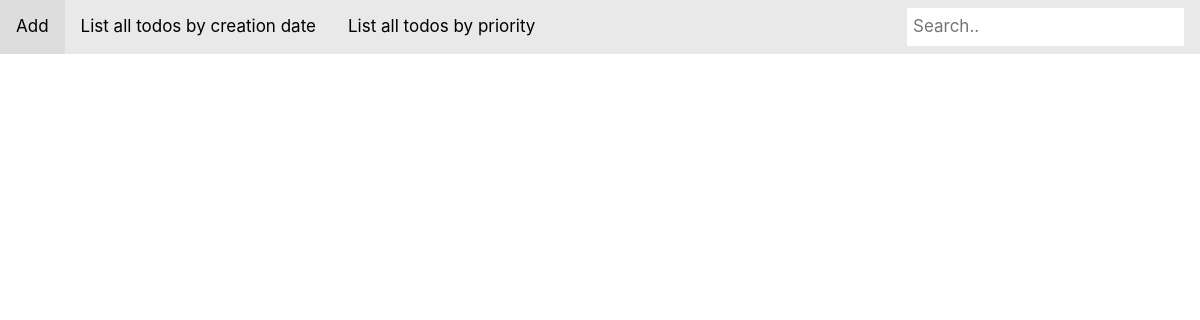
/list, run on an earlier commit of the app's database.
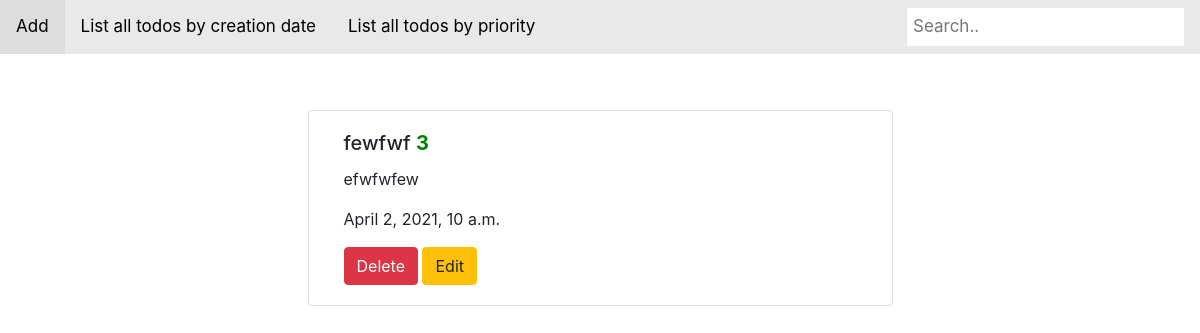
And on a later commit of the database.
### toDoApp/models.py (models this page shows, shortened)
class ToDoItem(models.Model):
    title = models.CharField(max_length=255)
    description = models.TextField()
    priority = models.IntegerField()
    creation_date = models.DateTimeField()

### toDoApp/views.py (the view)
# urls.py: path('list', all_todos, name='todos_list'),
def all_todos(request):
    return render(request, 'list.html', context={'all_todos': ToDoItem.objects.all().order_by('-creation_date')})

### templates/list.html (shortened to what this page needs)
{% extends 'base.html' %}
{% block main %}
    {% for to_do_item in all_todos %}
        <div class="row">
            <div class="col-md-6" style="margin:0 auto;">
                <div class="card container-fluid" style="margin-top: 1rem;">
                    <div class="card-body">
                        <h5 class="card-title">{{ to_do_item.title }} <strong
                                style="color: green">{{ to_do_item.priority }}</strong></h5>
                        <p class="card-text">{{ to_do_item.description }}</p>
                        <p class="card-text">{{ to_do_item.creation_date }}</p>
                        <a href="{% url 'delete' to_do_item.pk %}" class="btn btn-danger">Delete</a>
                        <a href="{% url 'edit' to_do_item.pk %}" class="btn btn-warning">Edit</a>
                    </div>
                </div>
            </div>
        </div>
    {% endfor %}
{% endblock %}

### templates/base.html (shortened to what this page needs)
<!DOCTYPE html>
<html lang="en">
<head>
    <link rel="stylesheet" href="https://stackpath.bootstrapcdn.com/bootstrap/4.4.1/css/bootstrap.min.css"
>
</head>
<body>
<div class="topnav">
    <a href="{% url 'index' %}">Add</a>
    <a href="{% url 'todos_list' %}">List all todos by creation date</a>
    <a href="{% url 'sort' %}">List all todos by priority</a>
    <form action="{% url 'search' %}" method="get">
        <input type="text" placeholder="Search.." id="search_value" name="search_value" required>
    </form>
</div>
<button class="navbar-toggler" type="button" data-toggle="collapse" data-target="#navbarSupportedContent"
        aria-controls="navbarSupportedContent" aria-expanded="false" aria-label="Toggle navigation">
    <span class="navbar-toggler-icon"></span>
</button>
{% block main %}
{% endblock %}
</body>
</html>

### templates/base.html (style rules this page uses)
.topnav { overflow: hidden; background-color: #e9e9e9; }
.topnav a { float: left; display: block; color: black; text-align: center; padding: 14px 16px; text-decoration: none; font-size: 17px; }
.topnav input[type=text] { float: right; padding: 6px; border: none; margin-top: 8px; margin-right: 16px; font-size: 17px; }

What changed in the data, as far as the page shows it:
added ToDoItem: title "fewfwf", priority "3", description "efwfwfew", creation_date "April 2, 2021, 10 a.m."
